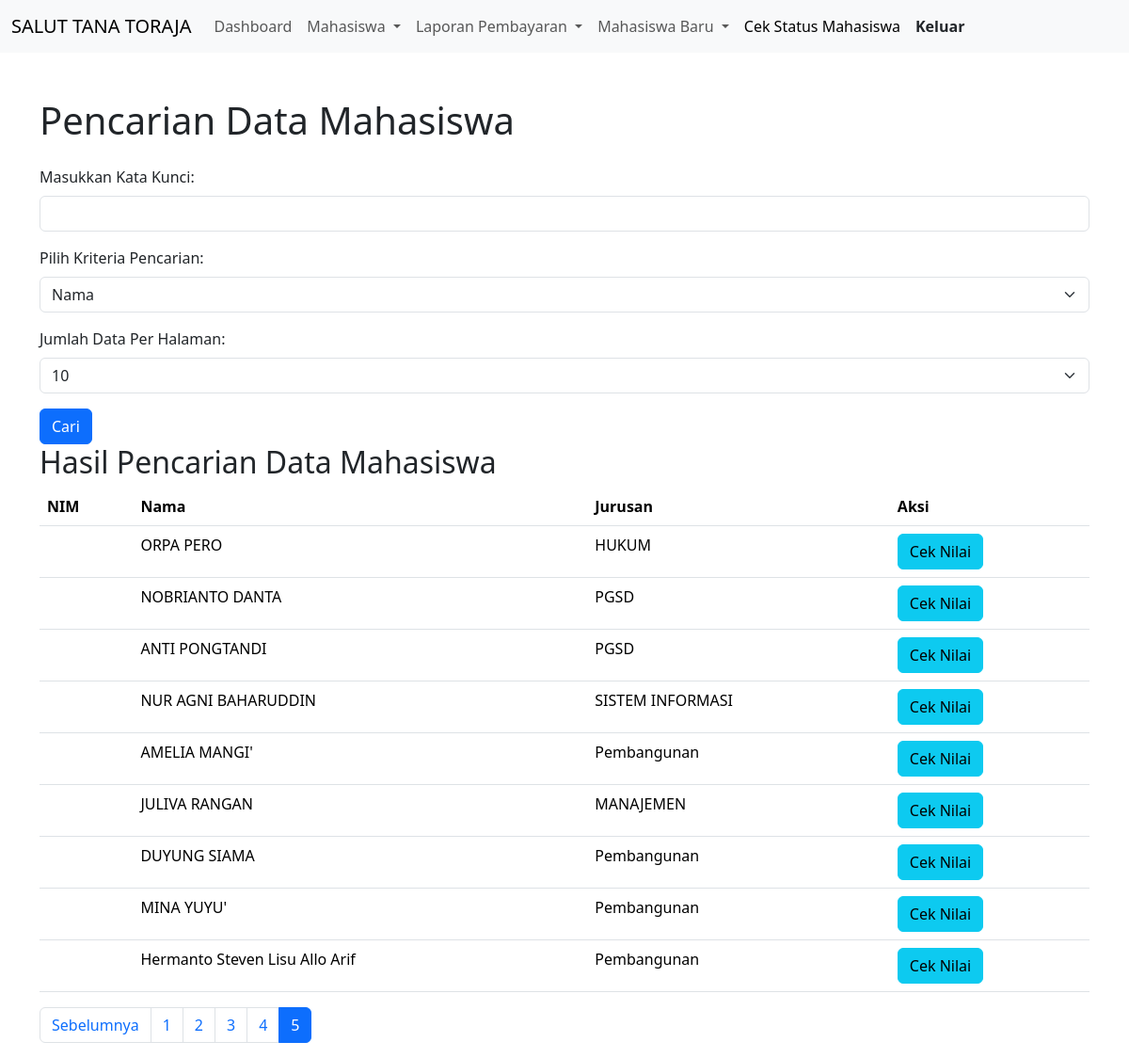
Before: /admin/cek_status/pencarian.php?halaman=5&limit=10 with the older database file.
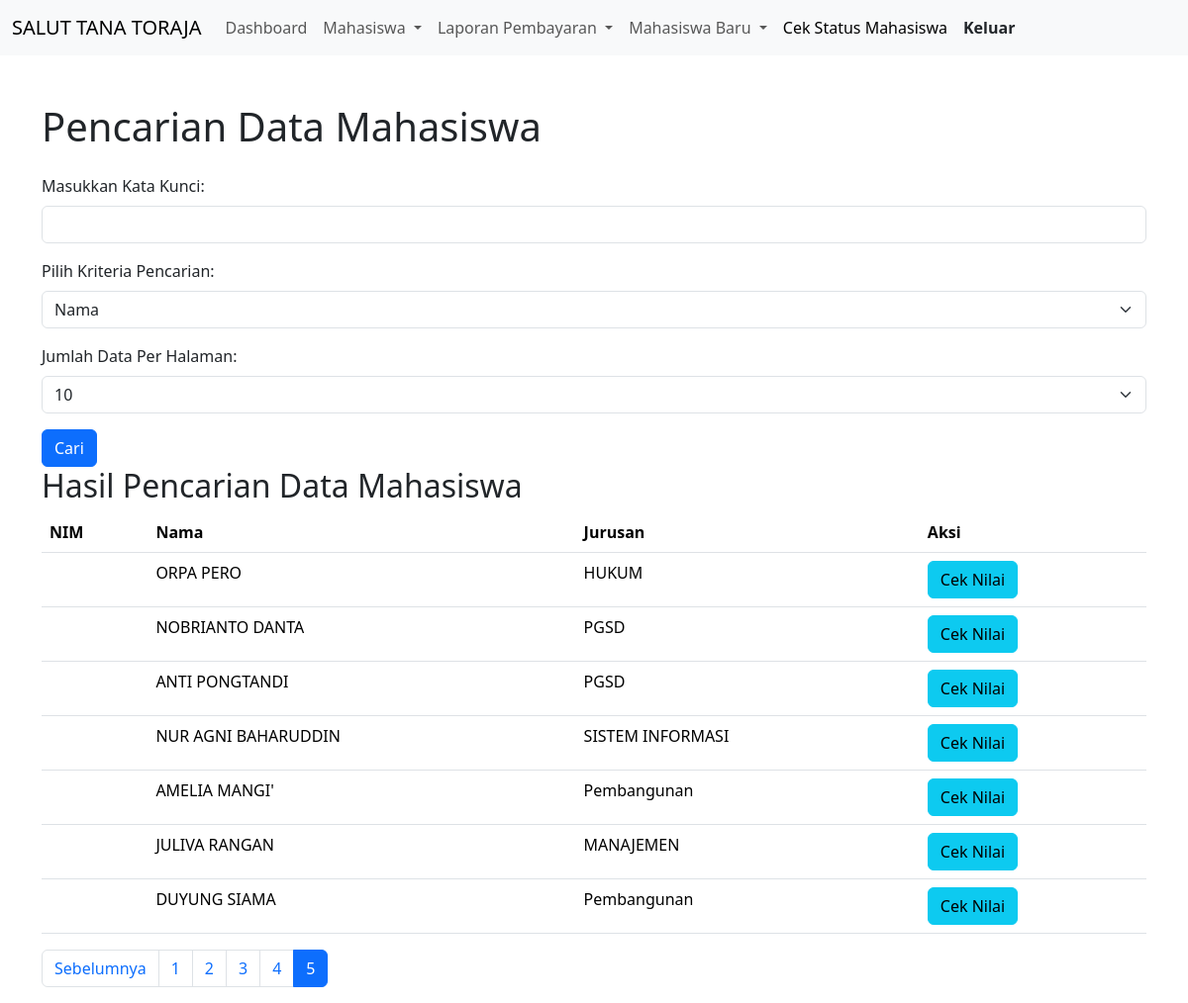
After: the same page with the newer database file.
### tables this page shows
CREATE TABLE `mahasiswa` (
  `No` int(11) NOT NULL AUTO_INCREMENT,
  `Nim` text NOT NULL,
  `JalurProgram` enum('RPL','Reguler') NOT NULL,
  `NamaLengkap` varchar(100) NOT NULL,
  `TempatLahir` varchar(50) DEFAULT NULL,
  `TanggalLahir` date DEFAULT NULL,
  `NamaIbuKandung` varchar(100) DEFAULT NULL,
  `NIK` varchar(16) DEFAULT NULL,
  `Jurusan` varchar(50) DEFAULT NULL,
  `NomorHP` varchar(15) DEFAULT NULL,
  `Email` varchar(255) DEFAULT NULL,
  `Password` varchar(20) NOT NULL,
  `Agama` varchar(20) NOT NULL,
  `JenisKelamin` varchar(20) NOT NULL,
  `StatusPerkawinan` varchar(20) NOT NULL,
  `NomorHPAlternatif` varchar(15) DEFAULT NULL,
  `NomorIjazah` varchar(20) DEFAULT NULL,
  `TahunIjazah` year(4) DEFAULT NULL,
  `NISN` varchar(10) DEFAULT NULL,
  `LayananPaketSemester` varchar(20) NOT NULL,
  `DiInputOleh` varchar(50) DEFAULT NULL,
  `DiInputPada` datetime DEFAULT current_timestamp(),
  `DiEditPada` datetime NOT NULL DEFAULT current_timestamp(),
  `STATUS_INPUT_SIA` varchar(50) NOT NULL,
  PRIMARY KEY (`No`),
  UNIQUE KEY `NIK` (`NIK`)
);

### admin/cek_status/pencarian.php (the view, shortened to what the changed rows need)
<?php
require_once "../koneksi.php";
$dataMahasiswa = array();
$pencarian = isset($_GET['pencarian']) ? $_GET['pencarian'] : "";
$kriteria = isset($_GET['kriteria']) ? $_GET['kriteria'] : "nama";
$pencarian = $koneksi->real_escape_string($pencarian);
$sql = "SELECT No, Nim, NamaLengkap AS Nama, Jurusan FROM mahasiswa WHERE ";
if ($kriteria == 'nim') {
    $sql .= "Nim LIKE '%$pencarian%'";
} elseif ($kriteria == 'nama') {
    $sql .= "NamaLengkap LIKE '%$pencarian%'";
} elseif ($kriteria == 'jurusan') {
    $sql .= "Jurusan LIKE '%$pencarian%'";
}
$result = $koneksi->query($sql);
$jumlahDataPerHalaman = isset($_GET['limit']) ? $_GET['limit'] : 10;
$jumlahData = $result->num_rows;
$jumlahHalaman = ceil($jumlahData / $jumlahDataPerHalaman);
$halamanAktif = isset($_GET['halaman']) ? $_GET['halaman'] : 1;
$awalData = ($halamanAktif - 1) * $jumlahDataPerHalaman;
$sql .= " LIMIT $awalData, $jumlahDataPerHalaman";
$result = $koneksi->query($sql);
if ($result->num_rows > 0) {
    while($row = $result->fetch_assoc()) {
        $dataMahasiswa[] = $row;
    }
} else {
    echo "Tidak ada hasil yang ditemukan.";
}
?>
<!DOCTYPE html>
<html lang="id">
<head>
    <link rel="stylesheet" href="https://cdn.jsdelivr.net/npm/bootstrap@5.3.3/dist/css/bootstrap.min.css">
</head>
<body>
<div class="container mt-5">
    <h1 class="mb-4">Pencarian Data Mahasiswa</h1>
    <?php if (!empty($dataMahasiswa)): ?>
    <h2>Hasil Pencarian Data Mahasiswa</h2>
    <table class="table">
        <thead>
            <tr>
                <th>NIM</th>
                <th>Nama</th>
                <th>Jurusan</th>
                <th>Aksi</th>
            </tr>
        </thead>
        <tbody>
            <?php foreach ($dataMahasiswa as $mahasiswa): ?>
            <tr>
                <td><?php echo $mahasiswa['Nim']; ?></td>
                <td><?php echo $mahasiswa['Nama']; ?></td>
                <td><?php echo $mahasiswa['Jurusan']; ?></td>
                <td>
                    <button type="button" class="btn btn-info" data-bs-toggle="modal" data-bs-target="#modalPilihMasa" data-nim="<?php echo $mahasiswa['No']; ?>">
                        Cek Nilai
                    </button>
                </td>
            </tr>
            <?php endforeach; ?>
        </tbody>
    </table>
    <?php endif; ?>
    <nav aria-label="Page navigation example">
        <ul class="pagination">
            <?php for ($i = 1; $i <= $jumlahHalaman; $i++): ?>
                <li class="page-item <?php echo ($i == $halamanAktif) ? 'active' : ''; ?>"><a class="page-link" href="?halaman=<?php echo $i; ?>&limit=<?php echo $jumlahDataPerHalaman; ?>"><?php echo $i; ?></a></li>
            <?php endfor; ?>
        </ul>
    </nav>
</div>
</body>
</html>

Changed rows visible on the page:
removed mahasiswa: NamaLengkap "MINA YUYU'", Jurusan "Pembangunan"
removed mahasiswa: NamaLengkap "Hermanto Steven Lisu Allo Arif", Jurusan "Pembangunan"
